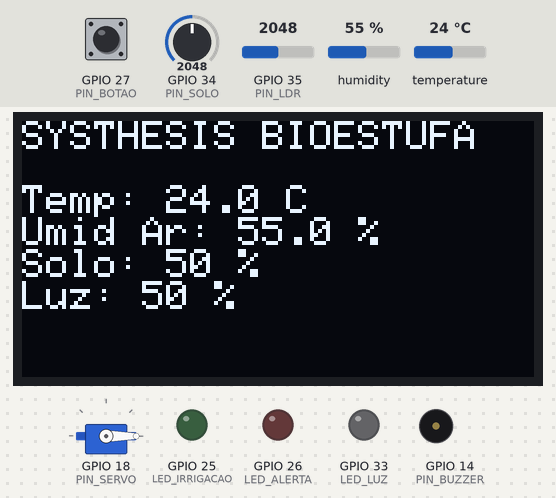
This program was run on a simulated ESP32. Shown: servo, 128×64 one-colour display, output pins drawn as LEDs (lit = HIGH), buzzer (waves = sounding). The inputs (shaded band) are chosen by the test bench; at power-on: GPIO 27 (PIN_BOTAO) HIGH, humidity 55 %, GPIO 35 (PIN_LDR) = 2048, GPIO 34 (PIN_SOLO) = 2048, temperature 24 °C. WiFi joins after 1.5 s; servers stay silent unless stated; uploads are accepted with an empty reply; what the program prints to the serial monitor is not drawn.

Above: at 3.0 s.
3.1 s: GPIO 27 (PIN_BOTAO) pulled LOW for 3.2 s
At 7.6 s:
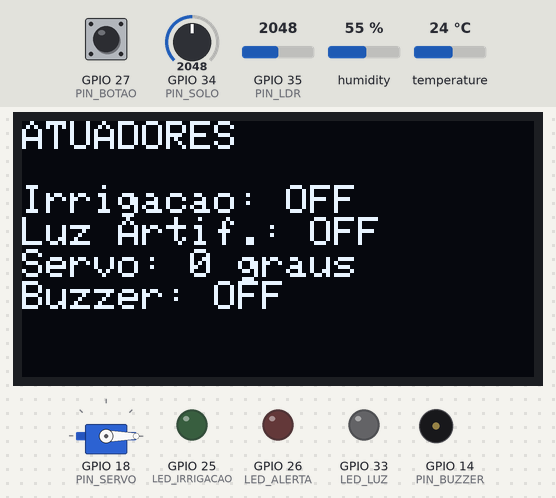
8.3 s: humidity set to 26 %
11.0 s: humidity set to 23 %
At 13.4 s:
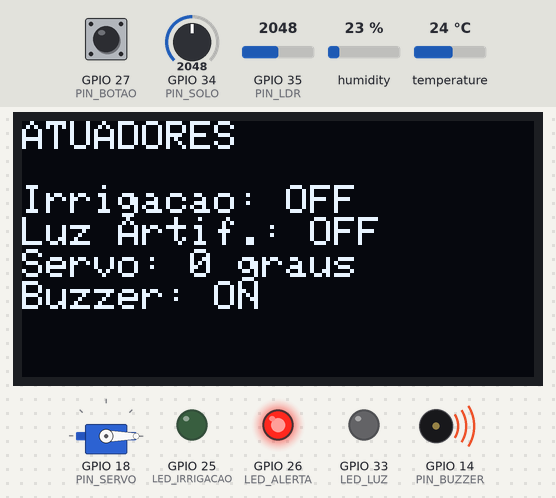
14.3 s: GPIO 27 (PIN_BOTAO) pulled LOW for 0.15 s
At 15.9 s:
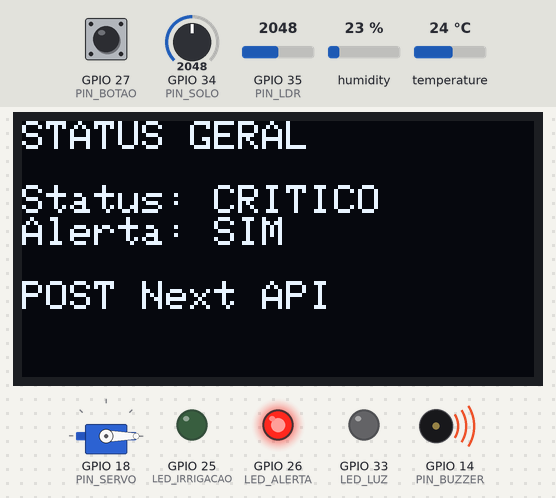
16.3 s: GPIO 35 (PIN_LDR) set to 1482
18.0 s: GPIO 35 (PIN_LDR) set to 1362
At 19.2 s:
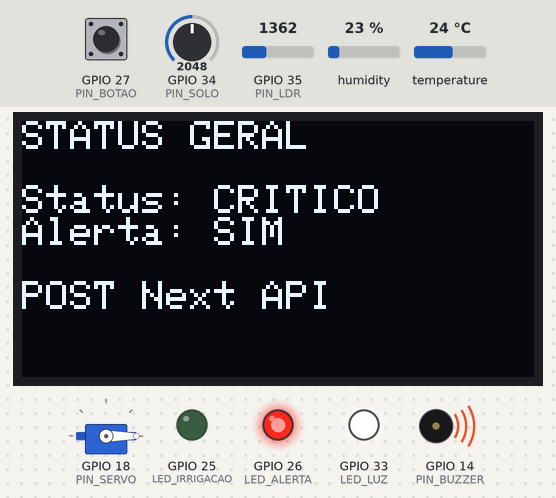
Timing chart, 0 to 21.0 s (numbered marks = the images above; inputs shaded):
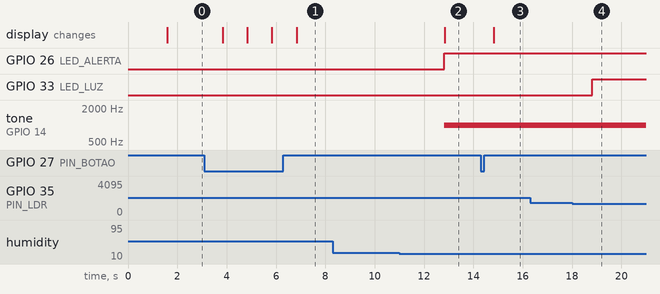

Measured:
- the behaviour switches between 25 and 24 % on humidity (found by bisection; images 1 and 2)
- the behaviour switches between 1434 and 1433 on GPIO 35 (PIN_LDR) (found by bisection; images 3 and 4)
- after the input at 3.1 s, the display: first changes after 0.74 s (image 1 shows a later state)
- after the input at 8.3 s, every drawn part: stays the same
- after the input at 11.0 s, GPIO 26 (LED_ALERTA): LOW → HIGH after 1.8 s; tone on GPIO 14 (PIN_BUZZER): silent → 1000 Hz after 1.8 s; the display: changes after 1.8 s (image 2)
- after the input at 14.3 s, the display: changes after 0.54 s (image 3)
- after the input at 16.3 s, every drawn part: stays the same
- after the input at 18.0 s, GPIO 33 (LED_LUZ): LOW → HIGH after 0.82 s

The program:

main.cpp
```cpp
#include <Arduino.h>
#include <WiFi.h>
#include <WebServer.h>
#include <HTTPClient.h>
#include <DHT.h>
#include <Wire.h>
#include <Adafruit_GFX.h>
#include <Adafruit_SSD1306.h>
#include <ESP32Servo.h>

#define DHTPIN 15
#define DHTTYPE DHT22

#define PIN_SOLO 34
#define PIN_LDR 35
#define PIN_BOTAO 27

#define LED_IRRIGACAO 25
#define LED_ALERTA 26
#define LED_LUZ 33

#define PIN_BUZZER 14
#define PIN_SERVO 18

#define SCREEN_WIDTH 128
#define SCREEN_HEIGHT 64
#define OLED_RESET -1
#define OLED_SDA 21
#define OLED_SCL 22

const char* ssid = "Wokwi-GUEST";
const char* password = "";

// IP Network do Next.js no seu Mac
const char* dashboardApiUrl = "http://10.60.32.213:3000/api/iot";

DHT dht(DHTPIN, DHTTYPE);
WebServer server(80);
Adafruit_SSD1306 display(SCREEN_WIDTH, SCREEN_HEIGHT, &Wire, OLED_RESET);
Servo servoVentilacao;

float temperatura = 0;
float umidadeAr = 0;
int umidadeSolo = 0;
int luminosidade = 0;

bool irrigacaoAtiva = false;
bool alertaCritico = false;
bool luzArtificialAtiva = false;

int anguloServo = 0;
int telaOLED = 0;

String statusEstufa = "NORMAL";

unsigned long ultimaLeitura = 0;
unsigned long ultimoClique = 0;
unsigned long ultimoEnvioDashboard = 0;

void lerSensores() {
  temperatura = dht.readTemperature();
  umidadeAr = dht.readHumidity();

  if (isnan(temperatura)) temperatura = 0;
  if (isnan(umidadeAr)) umidadeAr = 0;

  int leituraSolo = analogRead(PIN_SOLO);
  int leituraLdr = analogRead(PIN_LDR);

  umidadeSolo = map(leituraSolo, 0, 4095, 100, 0);
  luminosidade = map(leituraLdr, 0, 4095, 0, 100);

  umidadeSolo = constrain(umidadeSolo, 0, 100);
  luminosidade = constrain(luminosidade, 0, 100);
}

void verificarBotao() {
  if (digitalRead(PIN_BOTAO) == LOW && millis() - ultimoClique > 400) {
    telaOLED++;
    if (telaOLED > 2) telaOLED = 0;
    ultimoClique = millis();
  }
}

void controlarEstufa() {
  irrigacaoAtiva = umidadeSolo < 30;
  luzArtificialAtiva = luminosidade < 35;
  alertaCritico = temperatura > 35 || temperatura < 10 || umidadeSolo < 15 || umidadeAr < 25;

  anguloServo = temperatura > 30 ? 90 : 0;

  if (alertaCritico) {
    statusEstufa = "CRITICO";
  } else if (irrigacaoAtiva) {
    statusEstufa = "IRRIGANDO";
  } else if (luzArtificialAtiva) {
    statusEstufa = "LUZ ARTIFICIAL";
  } else if (anguloServo > 0) {
    statusEstufa = "VENTILACAO ATIVA";
  } else {
    statusEstufa = "NORMAL";
  }

  digitalWrite(LED_IRRIGACAO, irrigacaoAtiva ? HIGH : LOW);
  digitalWrite(LED_ALERTA, alertaCritico ? HIGH : LOW);
  digitalWrite(LED_LUZ, luzArtificialAtiva ? HIGH : LOW);

  servoVentilacao.write(anguloServo);

  if (alertaCritico) {
    tone(PIN_BUZZER, 1000);
  } else {
    noTone(PIN_BUZZER);
  }
}

String sensoresJSON() {
  String json = "{";
  json += "\"temperatura\":" + String(temperatura, 1) + ",";
  json += "\"umidadeAr\":" + String(umidadeAr, 1) + ",";
  json += "\"umidadeSolo\":" + String(umidadeSolo) + ",";
  json += "\"luminosidade\":" + String(luminosidade);
  json += "}";
  return json;
}

String statusJSON() {
  String json = "{";
  json += "\"projeto\":\"GS-Systhesis-IoT-BioEstufa\",";
  json += "\"status\":\"" + statusEstufa + "\",";
  json += "\"alertaCritico\":" + String(alertaCritico ? "true" : "false");
  json += "}";
  return json;
}

String atuadoresJSON() {
  String json = "{";
  json += "\"irrigacaoAtiva\":" + String(irrigacaoAtiva ? "true" : "false") + ",";
  json += "\"luzArtificialAtiva\":" + String(luzArtificialAtiva ? "true" : "false") + ",";
  json += "\"ledAlerta\":" + String(alertaCritico ? "true" : "false") + ",";
  json += "\"buzzerAtivo\":" + String(alertaCritico ? "true" : "false") + ",";
  json += "\"servoVentilacao\":" + String(anguloServo);
  json += "}";
  return json;
}

String geralJSON() {
  String json = "{";
  json += "\"projeto\":\"GS-Systhesis-IoT-BioEstufa\",";
  json += "\"temperatura\":" + String(temperatura, 1) + ",";
  json += "\"umidadeAr\":" + String(umidadeAr, 1) + ",";
  json += "\"umidadeSolo\":" + String(umidadeSolo) + ",";
  json += "\"luminosidade\":" + String(luminosidade) + ",";
  json += "\"irrigacaoAtiva\":" + String(irrigacaoAtiva ? "true" : "false") + ",";
  json += "\"luzArtificialAtiva\":" + String(luzArtificialAtiva ? "true" : "false") + ",";
  json += "\"alertaCritico\":" + String(alertaCritico ? "true" : "false") + ",";
  json += "\"servoVentilacao\":" + String(anguloServo) + ",";
  json += "\"status\":\"" + statusEstufa + "\"";
  json += "}";
  return json;
}

void enviarDadosDashboard() {
  if (WiFi.status() != WL_CONNECTED) {
    Serial.println("Dashboard: Wi-Fi desconectado");
    return;
  }

  WiFiClient client;
  HTTPClient http;

  String json = geralJSON();

  Serial.println("Enviando dados para o dashboard Next...");
  Serial.println(json);

  http.begin(client, dashboardApiUrl);
  http.addHeader("Content-Type", "application/json");

  int codigoResposta = http.POST(json);

  Serial.print("Resposta Dashboard Next: ");
  Serial.println(codigoResposta);

  if (codigoResposta > 0) {
    Serial.println(http.getString());
  } else {
    Serial.println("Erro ao enviar para dashboard Next");
  }

  http.end();
}

void enviarJSON(String json) {
  server.sendHeader("Access-Control-Allow-Origin", "*");
  server.sendHeader("Access-Control-Allow-Methods", "GET, POST, OPTIONS");
  server.sendHeader("Access-Control-Allow-Headers", "Content-Type");
  server.send(200, "application/json", json);
}

void atualizarOLED() {
  display.clearDisplay();
  display.setTextSize(1);
  display.setTextColor(SSD1306_WHITE);
  display.setCursor(0, 0);

  if (telaOLED == 0) {
    display.println("SYSTHESIS BIOESTUFA");
    display.println();
    display.print("Temp: ");
    display.print(temperatura, 1);
    display.println(" C");
    display.print("Umid Ar: ");
    display.print(umidadeAr, 1);
    display.println(" %");
    display.print("Solo: ");
    display.print(umidadeSolo);
    display.println(" %");
    display.print("Luz: ");
    display.print(luminosidade);
    display.println(" %");
  } else if (telaOLED == 1) {
    display.println("ATUADORES");
    display.println();
    display.print("Irrigacao: ");
    display.println(irrigacaoAtiva ? "ON" : "OFF");
    display.print("Luz Artif.: ");
    display.println(luzArtificialAtiva ? "ON" : "OFF");
    display.print("Servo: ");
    display.print(anguloServo);
    display.println(" graus");
    display.print("Buzzer: ");
    display.println(alertaCritico ? "ON" : "OFF");
  } else {
    display.println("STATUS GERAL");
    display.println();
    display.print("Status: ");
    display.println(statusEstufa);
    display.print("Alerta: ");
    display.println(alertaCritico ? "SIM" : "NAO");
    display.println();
    display.println("POST Next API");
  }

  display.display();
}

void handleDashboard() {
  String html = "<html><body><h1>Systhesis BioEstufa</h1><pre>";
  html += geralJSON();
  html += "</pre></body></html>";
  server.send(200, "text/html", html);
}

void handleSensores() {
  enviarJSON(sensoresJSON());
}

void handleStatus() {
  enviarJSON(statusJSON());
}

void handleAtuadores() {
  enviarJSON(atuadoresJSON());
}

void handleGeral() {
  enviarJSON(geralJSON());
}

void handleNaoEncontrado() {
  server.sendHeader("Access-Control-Allow-Origin", "*");
  server.send(404, "application/json", "{\"erro\":\"Endpoint nao encontrado\"}");
}

void configurarWiFi() {
  WiFi.mode(WIFI_STA);
  WiFi.begin(ssid, password);

  Serial.println("Conectando ao Wi-Fi...");

  while (WiFi.status() != WL_CONNECTED) {
    delay(500);
    Serial.print(".");
  }

  Serial.println();
  Serial.println("Wi-Fi conectado!");
  Serial.print("IP Local ESP32: ");
  Serial.println(WiFi.localIP());
  Serial.print("Dashboard Next API: ");
  Serial.println(dashboardApiUrl);
}

void configurarRotas() {
  server.on("/", handleDashboard);
  server.on("/api/sensores", handleSensores);
  server.on("/api/status", handleStatus);
  server.on("/api/atuadores", handleAtuadores);
  server.on("/api/geral", handleGeral);
  server.onNotFound(handleNaoEncontrado);
  server.begin();
}

void setup() {
  Serial.begin(115200);

  pinMode(PIN_SOLO, INPUT);
  pinMode(PIN_LDR, INPUT);
  pinMode(PIN_BOTAO, INPUT_PULLUP);

  pinMode(LED_IRRIGACAO, OUTPUT);
  pinMode(LED_ALERTA, OUTPUT);
  pinMode(LED_LUZ, OUTPUT);
  pinMode(PIN_BUZZER, OUTPUT);

  dht.begin();

  servoVentilacao.attach(PIN_SERVO);
  servoVentilacao.write(0);

  Wire.begin(OLED_SDA, OLED_SCL);

  if (!display.begin(SSD1306_SWITCHCAPVCC, 0x3C)) {
    Serial.println("Erro ao iniciar OLED");
  }

  display.clearDisplay();
  display.setTextSize(1);
  display.setTextColor(SSD1306_WHITE);
  display.setCursor(0, 0);
  display.println("SYSTHESIS");
  display.println("BioEstufa IoT");
  display.println("Iniciando...");
  display.display();

  configurarWiFi();
  configurarRotas();

  lerSensores();
  controlarEstufa();
  atualizarOLED();
  enviarDadosDashboard();

  Serial.println("Sistema iniciado com sucesso.");
}

void loop() {
  server.handleClient();
  verificarBotao();

  if (millis() - ultimaLeitura >= 1000) {
    ultimaLeitura = millis();

    lerSensores();
    controlarEstufa();
    atualizarOLED();

    Serial.println(geralJSON());
    Serial.print("IP Local ESP32: ");
    Serial.println(WiFi.localIP());
  }

  if (millis() - ultimoEnvioDashboard >= 1000) {
    ultimoEnvioDashboard = millis();
    enviarDadosDashboard();
  }
}
```
